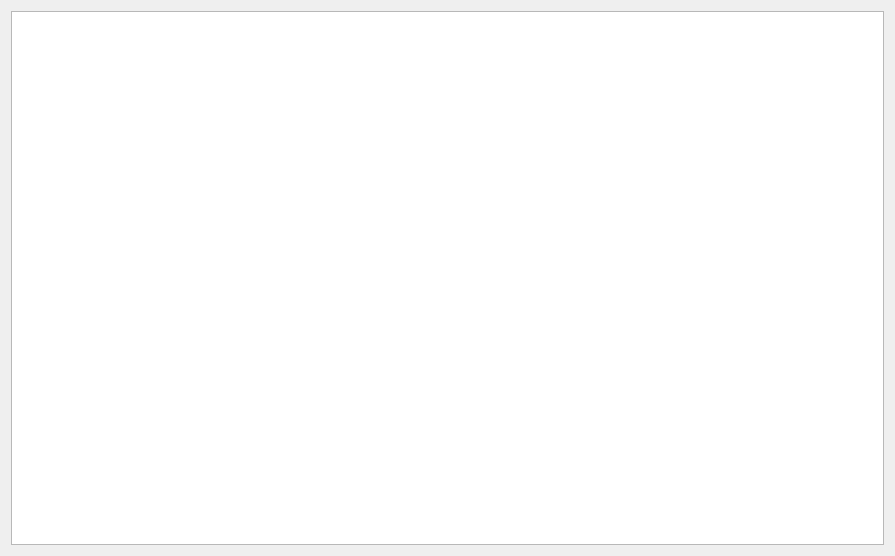
<?xml version="1.0" encoding="UTF-8"?>
<ui version="4.0">
 <class>doc_app_form</class>
 <widget class="QWidget" name="doc_app_form">
  <property name="geometry">
   <rect>
    <x>0</x>
    <y>0</y>
    <width>895</width>
    <height>556</height>
   </rect>
  </property>
  <property name="windowTitle">
   <string>doc_app_form</string>
  </property>
  <layout class="QGridLayout" name="gridLayout">
   <item row="0" column="0">
    <widget class="QPlainTextEdit" name="plainTextEdit"/>
   </item>
  </layout>
 </widget>
 <resources/>
 <connections/>
</ui>
